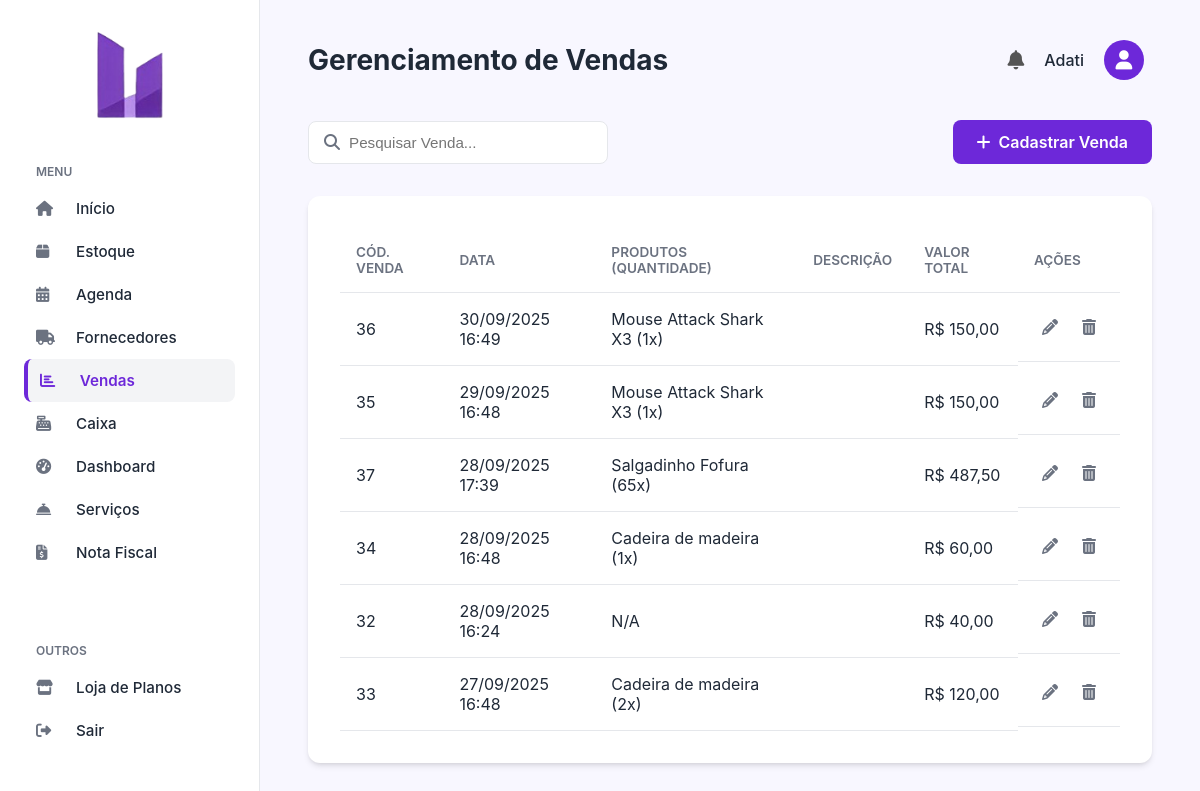
The app's page /vendas.php (signed in), older data.
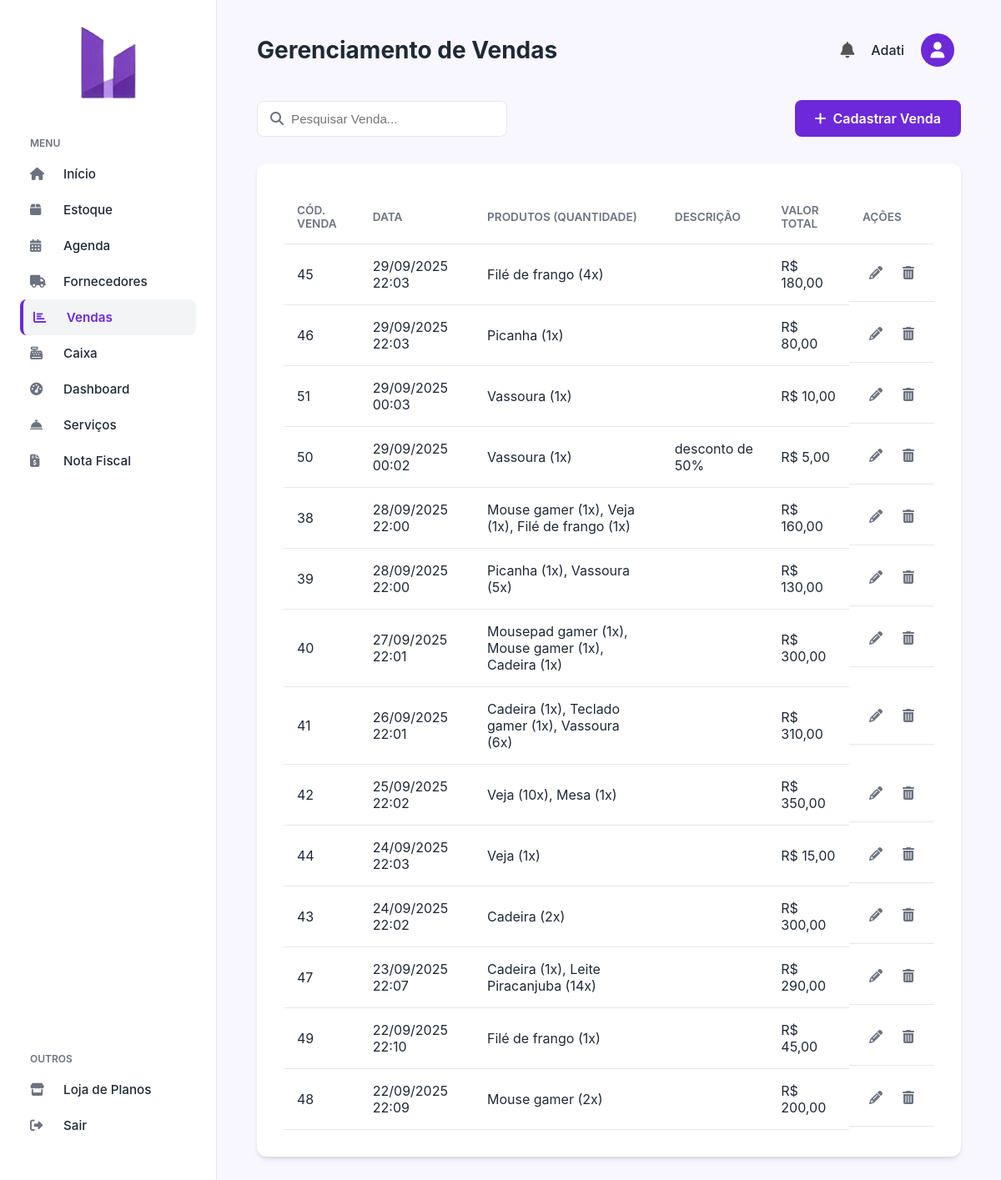
The same page, newer data.
### tables this page shows
CREATE TABLE `vendas` (
  `id` int(11) NOT NULL,
  `usuario_id` int(11) NOT NULL,
  `valor_total` decimal(10,2) NOT NULL,
  `descricao` text DEFAULT NULL,
  `data_venda` timestamp NOT NULL DEFAULT current_timestamp(),
  `status` varchar(50) NOT NULL DEFAULT 'finalizada'
);

### vendas.php (the view, shortened to what this page needs)
<?php
include_once('config.php');
$usuario_id = $_SESSION['id'];
$vendas = [];
try {
    $sql = "SELECT v.id, v.data_venda, v.valor_total, v.descricao, GROUP_CONCAT(CONCAT(p.nome, ' (', vi.quantidade, 'x)') SEPARATOR ', ') as produtos
            FROM vendas v
            LEFT JOIN venda_itens vi ON v.id = vi.venda_id
            LEFT JOIN produtos p ON vi.produto_id = p.id
            WHERE v.usuario_id = ? AND v.status = 'finalizada'
            GROUP BY v.id
            ORDER BY v.data_venda DESC";
    $stmt = $pdo->prepare($sql);
    $stmt->execute([$usuario_id]);
    $vendas = $stmt->fetchAll(PDO::FETCH_ASSOC);
} catch (PDOException $e) {
    $_SESSION['msg_erro'] = "Erro ao buscar vendas.";
}
?>
<!DOCTYPE html>
<html lang="pt-br">
<head>
    <link rel="stylesheet" href="https://cdnjs.cloudflare.com/ajax/libs/font-awesome/6.4.0/css/all.min.css">
    <link rel="stylesheet" href="css/sistema.css">
    <link rel="stylesheet" href="css/estoque.css">
</head>
<body>
    <?php include 'sidebar.php'; ?>
    <main class="main-content">
        <?php include 'header.php'; ?>
        <div class="actions-container">
            <div class="search-bar"><i class="fas fa-search"></i><input type="text" placeholder="Pesquisar Venda..."></div>
            <a href="venda_formulario.php" class="btn-primary"><i class="fas fa-plus"></i> Cadastrar Venda</a>
        </div>
        <div class="table-container">
            <table>
                <thead>
                    <tr>
                        <th>Cód. Venda</th>
                        <th>Data</th>
                        <th>Produtos (Quantidade)</th>
                        <th>Descrição</th>
                        <th>Valor Total</th>
                        <th>Ações</th>
                    </tr>
                </thead>
                <tbody>
                    <?php if (empty($vendas)): ?>
                        <tr>
                            <td colspan="6" class="text-center">Nenhuma venda registrada.</td>
                        </tr>
                    <?php else: ?>
                        <?php foreach ($vendas as $venda): ?>
                            <tr>
                                <td><?= htmlspecialchars($venda['id']) ?></td>
                                <td><?= date('d/m/Y H:i', strtotime($venda['data_venda'])) ?></td>
                                <td><?= htmlspecialchars($venda['produtos'] ?? 'N/A') ?></td>
                                <td><?= htmlspecialchars($venda['descricao']) ?></td>
                                <td>R$ <?= number_format((float)$venda['valor_total'], 2, ',', '.') ?></td>
                                <td class="actions">
                                    <a href="venda_formulario.php?id=<?= $venda['id'] ?>" class="btn-action btn-edit"><i class="fas fa-pencil-alt"></i></a>
                                    <a href="excluir_venda.php?id=<?= $venda['id'] ?>" class="btn-action btn-delete"><i class="fas fa-trash-alt"></i></a>
                                </td>
                            </tr>
                        <?php endforeach; ?>
                    <?php endif; ?>
                </tbody>
            </table>
        </div>
    </main>
</body>
</html>

Row changes from the older to the newer data that the page shows:
removed vendas: id "36", data_venda "30/09/2025 16:49", produtos "Mouse Attack Shark X3 (1x)", valor_total "150,00"
removed vendas: id "35", data_venda "29/09/2025 16:48", produtos "Mouse Attack Shark X3 (1x)", valor_total "150,00"
removed vendas: id "37", data_venda "28/09/2025 17:39", produtos "Salgadinho Fofura (65x)", valor_total "487,50"
removed vendas: id "34", data_venda "28/09/2025 16:48", produtos "Cadeira de madeira (1x)", valor_total "60,00"
removed vendas: id "32", data_venda "28/09/2025 16:24", produtos "N/A", valor_total "40,00"
removed vendas: id "33", data_venda "27/09/2025 16:48", produtos "Cadeira de madeira (2x)", valor_total "120,00"
added vendas: id "45", data_venda "29/09/2025 22:03", produtos "Filé de frango (4x)", valor_total "180,00"
added vendas: id "46", data_venda "29/09/2025 22:03", produtos "Picanha (1x)", valor_total "80,00"
added vendas: id "51", data_venda "29/09/2025 00:03", produtos "Vassoura (1x)", valor_total "10,00"
added vendas: id "50", data_venda "29/09/2025 00:02", produtos "Vassoura (1x)", descricao "desconto de 50%", valor_total "5,00"
added vendas: id "38", data_venda "28/09/2025 22:00", produtos "Mouse gamer (1x), Veja (1x), Filé de frango (1x)", valor_total "160,00"
added vendas: id "39", data_venda "28/09/2025 22:00", produtos "Picanha (1x), Vassoura (5x)", valor_total "130,00"
added vendas: id "40", data_venda "27/09/2025 22:01", produtos "Mousepad gamer (1x), Mouse gamer (1x), Cadeira (1x)", valor_total "300,00"
added vendas: id "41", data_venda "26/09/2025 22:01", produtos "Cadeira (1x), Teclado gamer (1x), Vassoura (6x)", valor_total "310,00"
added vendas: id "42", data_venda "25/09/2025 22:02", produtos "Veja (10x), Mesa (1x)", valor_total "350,00"
added vendas: id "44", data_venda "24/09/2025 22:03", produtos "Veja (1x)", valor_total "15,00"
added vendas: id "43", data_venda "24/09/2025 22:02", produtos "Cadeira (2x)", valor_total "300,00"
added vendas: id "47", data_venda "23/09/2025 22:07", produtos "Cadeira (1x), Leite Piracanjuba (14x)", valor_total "290,00"
added vendas: id "49", data_venda "22/09/2025 22:10", produtos "Filé de frango (1x)", valor_total "45,00"
added vendas: id "48", data_venda "22/09/2025 22:09", produtos "Mouse gamer (2x)", valor_total "200,00"
